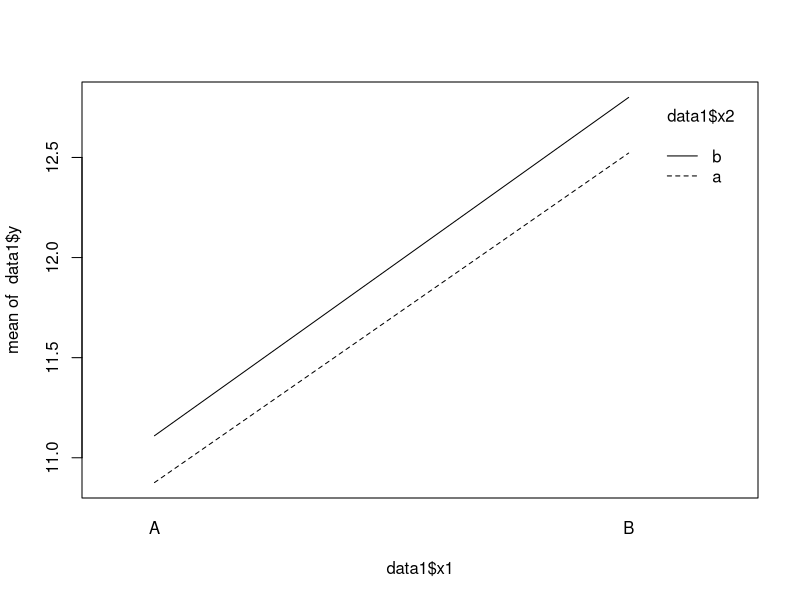
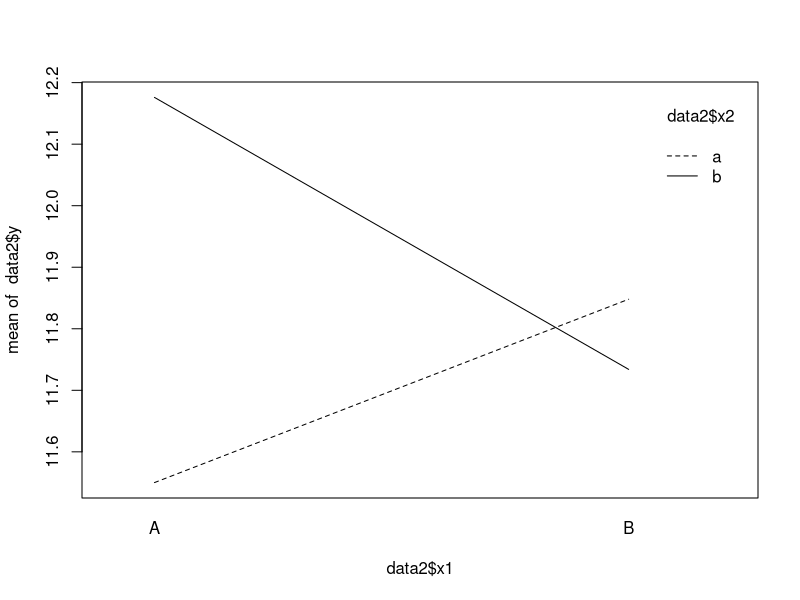
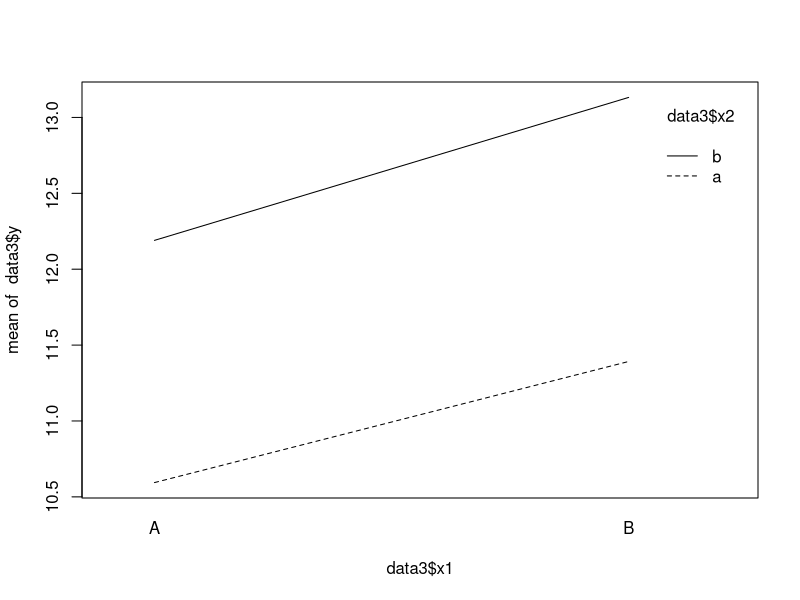
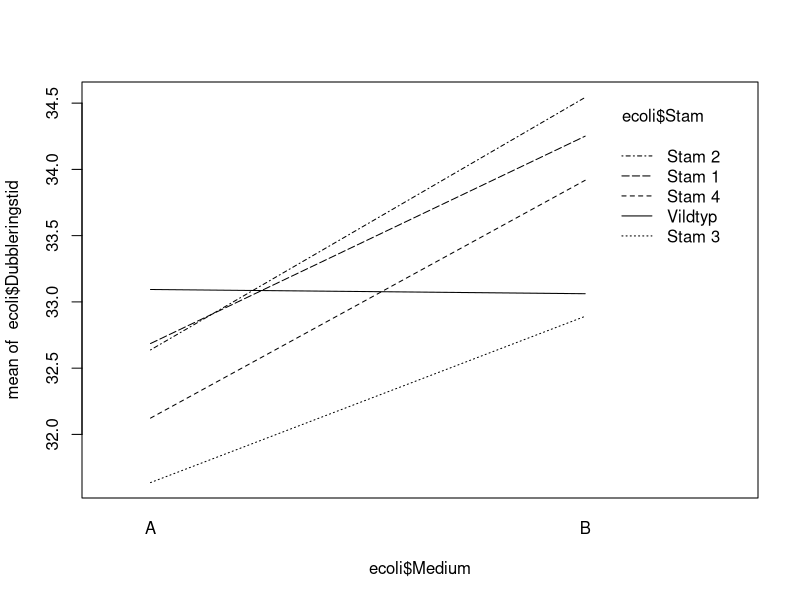
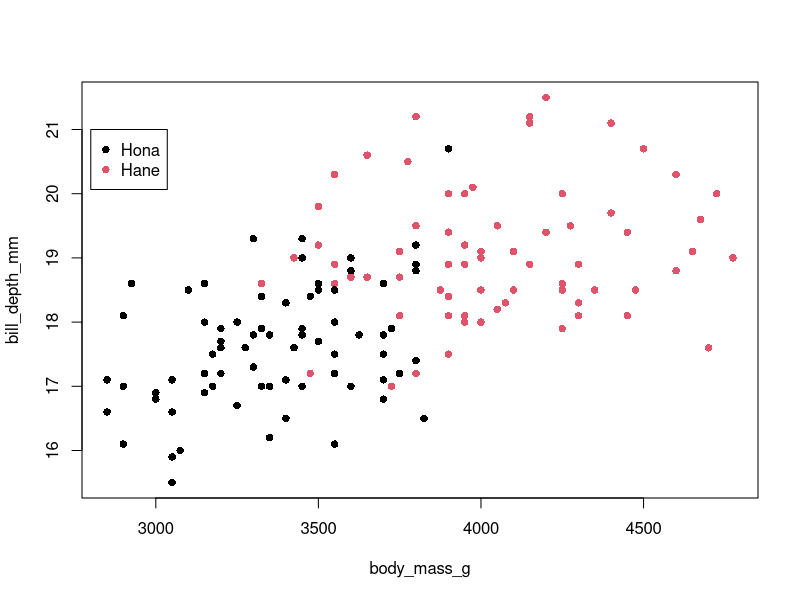

Write R code to recreate these figures, in order.
# Statistik datorlabb 5: mer om ANOVA % regression

## Data ----
ecoli <- read.table(
  file = file.path("Data ecoli.csv"),
  header = T,
  sep = ",",
  dec = "."
)


## Fråga 1 ----
data1 <- data.frame(y = c(10.00, 10.21, 10.59, 11.08, 11.09, 11.10, 11.18, 11.30, 11.52, 11.86, 11.95, 12.08, 12.16, 12.33, 12.43, 12.51, 12.77, 13.05, 13.30, 14.03),
                    x1 = rep(c("A", "B"), c(10, 10)),
                    x2 = rep(c("a", "b"), 10))

data2 <- data.frame(y = c(10.00, 10.21, 10.59, 11.08, 11.09, 11.10, 11.18, 11.30, 11.52, 11.86, 11.95, 12.08, 12.16, 12.33, 12.43, 12.51, 12.77, 13.05, 13.30, 14.03),
                    x1 = rep(c("A", "B", "B", "A"), c(5, 5, 5, 5)),
                    x2 = rep(c("a", "b"), 10))

data3 <- data.frame(y = c(10.00, 10.21, 10.59, 11.08, 11.09, 11.10, 11.18, 11.30, 11.52, 11.86, 11.95, 12.08, 12.16, 12.33, 12.43, 12.51, 12.77, 13.05, 13.30, 14.03),
                    x1 = rep(c("A", "B", "A", "B"), c(5, 5, 5, 5)),
                    x2 = rep(c("a", "b"), c(10, 10)))

interaction.plot(data1$x1, data1$x2, response = data1$y)
interaction.plot(data2$x1, data2$x2, response = data2$y)
interaction.plot(data3$x1, data3$x2, response = data3$y)


## Fråga 2 ----
interaction.plot(
  ecoli$Medium,
  ecoli$Stam,
  ecoli$Dubbleringstid
)


## Fråga 3 ----
ecoli_aov <- aov(
  Dubbleringstid ~ Stam * Medium,
  data = ecoli
)
anova(ecoli_aov)
# Analysis of Variance Table
# 
# Response: Dubbleringstid
# Df  Sum Sq Mean Sq F value    Pr(>F)    
# Stam         4  8.6470  2.1618  6.0380  0.001093 ** 
#   Medium       1 16.8410 16.8410 47.0386 1.303e-07 ***
#   Stam:Medium  4  4.9156  1.2289  3.4324  0.020035 *  
#   Residuals   30 10.7408  0.3580 


## Info box ----
library(palmerpenguins)
adelie <- subset(penguins, species == "Adelie")
plot(bill_depth_mm ~ body_mass_g, data = adelie, col = adelie$sex, pch = 16)
legend(2800, 21, c("Hona", "Hane"), col = 1:2, pch =16)


## Fråga 4 ----
m <- lm(bill_depth_mm ~ body_mass_g * sex, data = adelie)
summary(m)

# The equation becomes:
# y = a + b1x1 + b2x2 + b3x1x2
#     y = bill depth
#     x1 = body mass
#     x2 = sex (transformed into 0 & 1)
#
# Where the results are then listed in the summary table in order:
#     a = intercept
#     b1 = body mass
#     b2 = sex male
#     b3 = body mass : sex male (the interaction)
#
# Coefficients:
#                       Estimate Std. Error t value
# (Intercept)         12.9408522  1.3969906   9.263
# body_mass_g          0.0013895  0.0004134   3.361
# sexmale              4.2363186  1.9103436   2.218
# body_mass_g:sexmale -0.0009208  0.0005234  -1.759
#
#
# Intercept for a male penguin is then: a + b2
intercept_male_penguin <- 12.9408522 + 4.2363186

